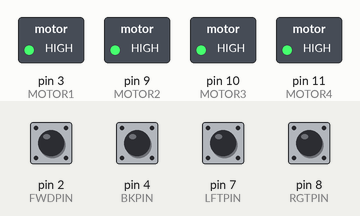
Simulated run of this sketch. Board: Arduino Uno, built with avr-gcc and run on an emulated ATmega328P. Parts: switched loads named in the sketch (green lamp = pin HIGH). The test bench sets the inputs (shaded band); at power-on: pin 2 (FWDPIN), pin 4 (BKPIN), pin 7 (LFTPIN), pin 8 (RGTPIN) HIGH.

Above: at 1.2 s.
1.3 s: pin 2 (FWDPIN) pulled LOW for 0.15 s
At 1.37 s:
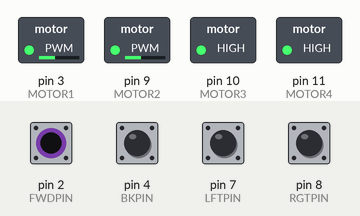
2.9 s: pin 4 (BKPIN) pulled LOW for 0.15 s
At 2.97 s:
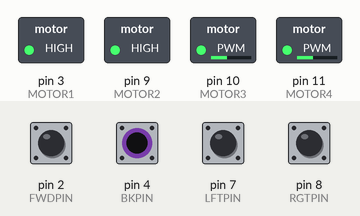
4.5 s: pin 7 (LFTPIN) pulled LOW for 0.15 s
At 4.57 s:
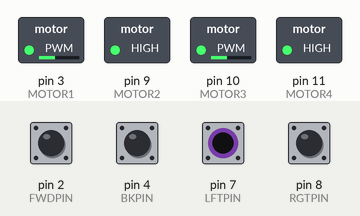
6.1 s: pin 8 (RGTPIN) pulled LOW for 0.15 s
At 6.17 s:
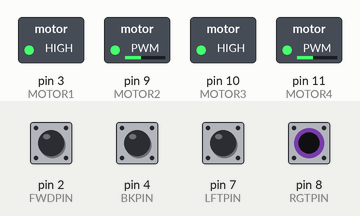
7.7 s: pin 2 (FWDPIN) pulled LOW for 1 s
At 10.1 s:
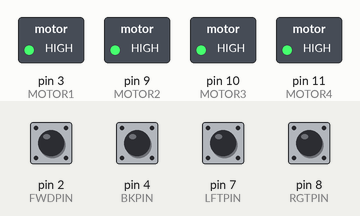
Timing chart, 0 to 11.2 s (numbered marks = the images above; inputs shaded):
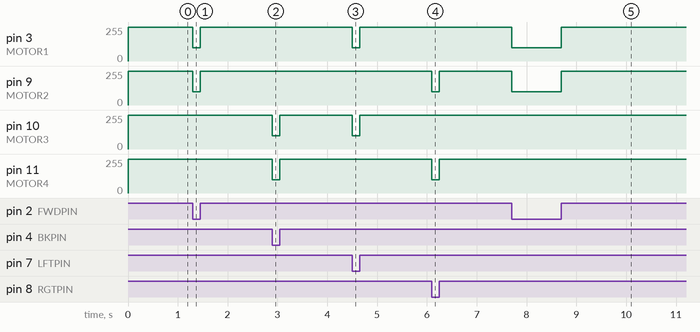

Measured:
- after the input at 1.3 s, pin 3 (MOTOR1), pin 9 (MOTOR2): 255/255 → 100/255 at once, → 255/255 0.15 s later
- after the input at 2.9 s, pin 10 (MOTOR3), pin 11 (MOTOR4): 255/255 → 100/255 at once, → 255/255 0.15 s later
- after the input at 4.5 s, pin 3 (MOTOR1), pin 10 (MOTOR3): 255/255 → 100/255 at once, → 255/255 0.15 s later
- after the input at 6.1 s, pin 9 (MOTOR2), pin 11 (MOTOR4): 255/255 → 100/255 at once, → 255/255 0.15 s later
- after the input at 7.7 s, pin 3 (MOTOR1), pin 9 (MOTOR2): 255/255 → 100/255 at once, → 255/255 1.0 s later

The sketch:

drone.ino
```cpp
#define MOTOR1 3
#define MOTOR2 9
#define MOTOR3 10
#define MOTOR4 11

#define FWDPIN 2
#define BKPIN 4
#define LFTPIN 7
#define RGTPIN 8

void forward() {
  analogWrite(MOTOR1, 100);
  analogWrite(MOTOR2, 100);
  analogWrite(MOTOR3, 255);
  analogWrite(MOTOR4, 255);
}

void back() {
  analogWrite(MOTOR1, 255);
  analogWrite(MOTOR2, 255);
  analogWrite(MOTOR3, 100);
  analogWrite(MOTOR4, 100);
}

void left() {
  analogWrite(MOTOR1, 100);
  analogWrite(MOTOR2, 255);
  analogWrite(MOTOR3, 100);
  analogWrite(MOTOR4, 255);
}

void right() {
  analogWrite(MOTOR1, 255);
  analogWrite(MOTOR2, 100);
  analogWrite(MOTOR3, 255);
  analogWrite(MOTOR4, 100);
}

void hover() {
  analogWrite(MOTOR1, 255);
  analogWrite(MOTOR2, 255);
  analogWrite(MOTOR3, 255);
  analogWrite(MOTOR4, 255);
}


void setup() {
  // put your setup code here, to run once:
  pinMode(MOTOR1, OUTPUT);
  pinMode(MOTOR2, OUTPUT);
  pinMode(MOTOR3, OUTPUT);
  pinMode(MOTOR4, OUTPUT);

  pinMode(FWDPIN, INPUT_PULLUP);
  pinMode(BKPIN, INPUT_PULLUP);
  pinMode(LFTPIN, INPUT_PULLUP);
  pinMode(RGTPIN, INPUT_PULLUP);
}

void loop() {
  // put your main code here, to run repeatedly:
  hover();

  while(digitalRead(FWDPIN) == LOW){
    forward();
  }

  while(digitalRead(BKPIN) == LOW) {
    back();
  }

  while(digitalRead(LFTPIN) == LOW) {
    left();
  }

  while(digitalRead(RGTPIN) == LOW) {
    right();
  }
}
```
